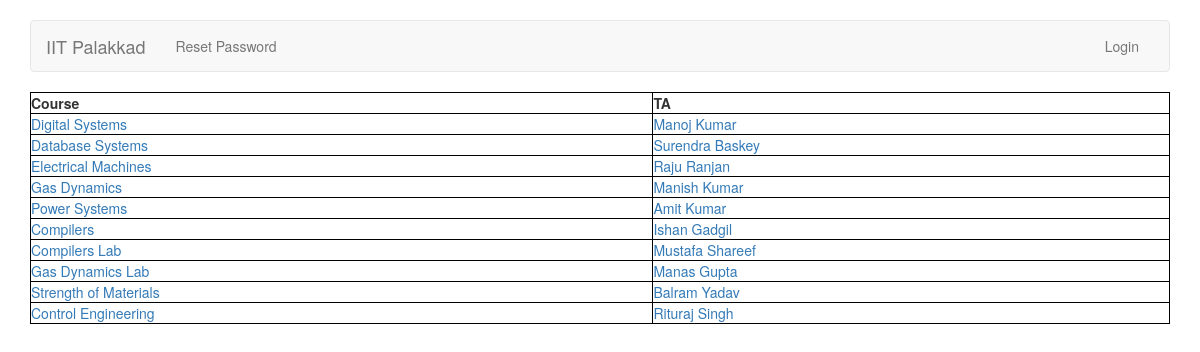
Screenshot of /accounts/allotment/results/ with the database file from the repository.
### accounts/models.py (models this page shows)
class TAAllotment(models.Model):
	ta = models.ForeignKey(TAProfile, on_delete=models.CASCADE)
	course = models.ForeignKey(Course, on_delete=models.CASCADE)
	def __str__(self):
		return self.course.name

class Course(models.Model):
	COURSE_TYPES = (
		('L','Lab'),
		('T','Theory'),
	)
	course_id = models.CharField(max_length=20)
	name = models.CharField(max_length=255)
	department = models.CharField(max_length=100)
	credits = models.IntegerField()
	students = models.IntegerField(default=0)
	teacher = models.ForeignKey(TeacherProfile, related_name='course_teacher', on_delete=models.CASCADE)
	course_type = models.CharField(max_length=1, choices=COURSE_TYPES)
	def __str__(self):
		return self.name

class TAProfile(models.Model):
	user = models.OneToOneField(User, unique=True, on_delete=models.CASCADE, null=True, related_name='ta_profile')
	phone_number = models.CharField(max_length=10)
	address = models.CharField(max_length=100)
	def __str__(self):
		return self.user.first_name + " " + self.user.last_name

class User(AbstractUser):
    	TA = 1
    	TEACHER = 2
    	ADMIN = 3
    	ROLE_CHOICES = (
        	(TA, 'TA'),
        	(TEACHER, 'Teacher'),
        	(ADMIN, 'Admin'),
    	)
	role = models.PositiveSmallIntegerField(choices=ROLE_CHOICES, null=True, blank=True)

### accounts/views.py (the view)
def ta_allotment_results(request):
	allotments = TAAllotment.objects.all()
	args = { 'allotments': allotments }
	return render(request, 'accounts/allotment.html', args)

### accounts/templates/accounts/allotment.html (shortened to what this page needs)
{% extends 'base.html' %}
{% block body %}
	<div class="container">
		<table style="border: 1px solid black; width:100%">
			<tr>
				<th style="border: 1px solid black"> Course </th>
				<th style="border: 1px solid black"> TA </th>
			</tr>
			{% for allotment in allotments %}
				<tr>
					<td style="border: 1px solid black"><a href="{% url 'display_course' pk=allotment.course.id %}">{{ allotment.course }}</td>
					<td style="border: 1px solid black"><a href="{% url 'profile_view_ta' pk=allotment.ta.id %}">{{ allotment.ta }}</a></td>
				</tr>
			{% endfor %}
		</table>
	</div>
{% endblock %}

### rows the page displays
TAAllotment: course "Digital Systems", ta "Manoj Kumar"
TAAllotment: course "Database Systems", ta "Surendra Baskey"
TAAllotment: course "Electrical Machines", ta "Raju Ranjan"
TAAllotment: course "Gas Dynamics", ta "Manish Kumar"
TAAllotment: course "Power Systems", ta "Amit Kumar"
TAAllotment: course "Compilers", ta "Ishan Gadgil"
TAAllotment: course "Compilers Lab", ta "Mustafa Shareef"
TAAllotment: course "Gas Dynamics Lab", ta "Manas Gupta"
TAAllotment: course "Strength of Materials", ta "Balram Yadav"
TAAllotment: course "Control Engineering", ta "Rituraj Singh"
